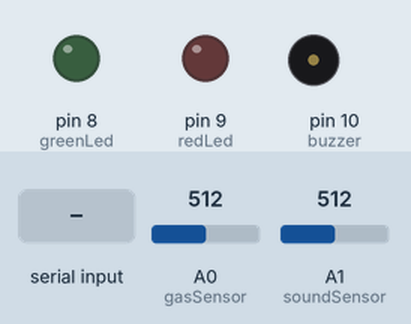
Recording of a sketch running on a simulated Arduino Uno, built with avr-gcc and run on an emulated ATmega328P. Parts: output pins drawn as LEDs (lit = HIGH), buzzer (waves = sounding). The test bench sets the inputs (shaded band); at power-on: A0 (gasSensor) = 512, A1 (soundSensor) = 512. What the sketch prints to the serial monitor is not drawn.

Above: at 1.2 s.
1.3 s: "CMD:RED_GAS\n" received over Serial
At 1.48 s:
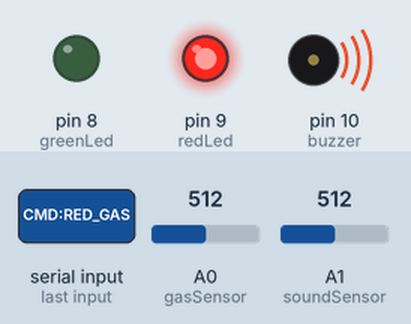
3.3 s: "CMD:GREEN\n" received over Serial
At 4.1 s:
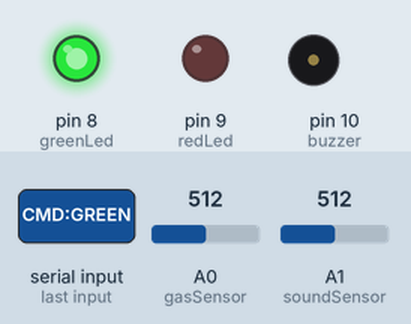
4.9 s: "CMD:RED_PRESSURE\n" received over Serial
At 5.9 s:
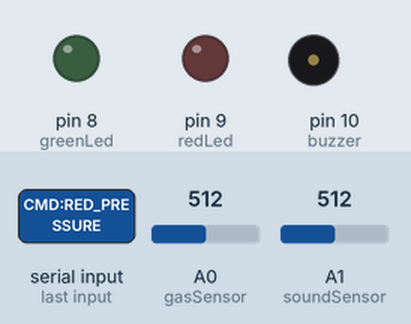
Timing chart, 0 to 7.9 s (numbered marks = the images above; inputs shaded):
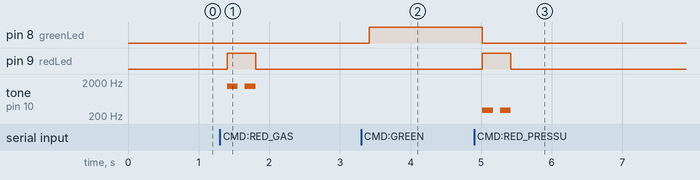

The sketch:

arduino_medguard.ino
```cpp
const int gasSensor = A0;
const int soundSensor = A1;
const int greenLed = 8;
const int redLed = 9;
const int buzzer = 10;

void setup() {
  Serial.begin(9600);

  pinMode(gasSensor, INPUT);
  pinMode(soundSensor, INPUT);

  pinMode(greenLed, OUTPUT);
  pinMode(redLed, OUTPUT);
  pinMode(buzzer, OUTPUT);

  digitalWrite(greenLed, LOW);
  digitalWrite(redLed, LOW);
}

void loop() {
  // 1. قراءة السنسورات وإرسالها للسوفتوير
  int gasVal = analogRead(gasSensor);
  int soundVal = analogRead(soundSensor);

  Serial.print("DATA,Gas:");
  Serial.print(gasVal);
  Serial.print(",Sound:");
  Serial.println(soundVal);

  // 2. استقبال أوامر السوفتوير للتحكم في الليدات والبازر
  if (Serial.available() > 0) {
    String command = Serial.readStringUntil('\n');
    command.trim();

    if (command == "CMD:RED_GAS") {
      digitalWrite(redLed, HIGH);
      digitalWrite(greenLed, LOW);

      // التزمير مرتين بسرعة
      tone(buzzer, 1500); // الزمرة الأولى
      delay(150);
      noTone(buzzer);
      delay(100);         // فاصل سريع

      tone(buzzer, 1500); // الزمرة الثانية
      delay(150);
      noTone(buzzer);     // يقفل لوحده

      digitalWrite(redLed, LOW);
    }
    else if (command == "CMD:RED_PRESSURE") {
      digitalWrite(redLed, HIGH);
      digitalWrite(greenLed, LOW);

      // التزمير مرتين بسرعة
      tone(buzzer, 300);  // الزمرة الأولى
      delay(150);
      noTone(buzzer);
      delay(100);         // فاصل سريع

      tone(buzzer, 300);  // الزمرة الثانية
      delay(150);
      noTone(buzzer);     // يقفل لوحده

      digitalWrite(redLed, LOW);
    }
    else if (command == "CMD:GREEN") {
      digitalWrite(greenLed, HIGH);
      digitalWrite(redLed, LOW);
      noTone(buzzer);
    }
  }

  delay(200);
}
```

Measured:
- after the input at 1.3 s, pin 9 (redLed): LOW → HIGH after 0.11 s, → LOW 0.40 s later; tone on pin 10 (buzzer): alternates 1500 Hz for 0.15 s and silent for 0.10 s, 4 changes in all, then stays silent, starting after 0.11 s
- after the input at 3.3 s, pin 8 (greenLed): LOW → HIGH after 0.11 s
- after the input at 4.9 s, pin 8 (greenLed): HIGH → LOW after 0.12 s; pin 9 (redLed): LOW → HIGH after 0.12 s, → LOW 0.40 s later; tone on pin 10 (buzzer): alternates 300 Hz for 0.15 s and silent for 0.10 s, 4 changes in all, then stays silent, starting after 0.12 s
